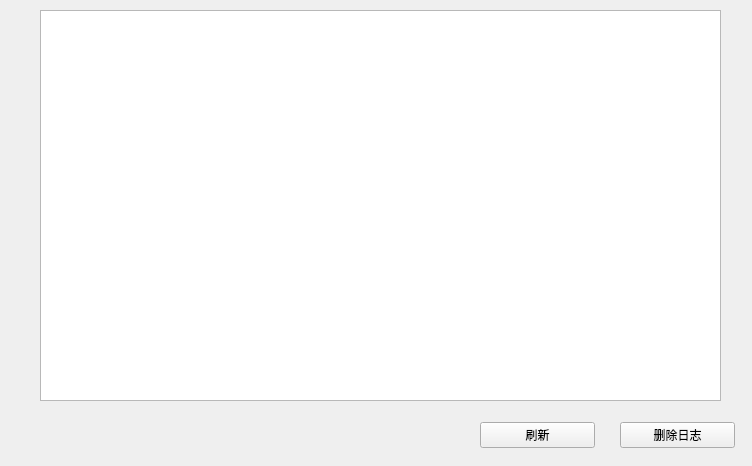
<?xml version="1.0" encoding="UTF-8"?>
<ui version="4.0">
 <class>RecordWidget</class>
 <widget class="QWidget" name="RecordWidget">
  <property name="geometry">
   <rect>
    <x>0</x>
    <y>0</y>
    <width>752</width>
    <height>466</height>
   </rect>
  </property>
  <property name="windowTitle">
   <string>Form</string>
  </property>
  <widget class="QWidget" name="widget_2" native="true">
   <property name="geometry">
    <rect>
     <x>620</x>
     <y>410</y>
     <width>115</width>
     <height>50</height>
    </rect>
   </property>
   <layout class="QHBoxLayout" name="horizontalLayout_2">
    <item>
     <widget class="QPushButton" name="pushButtonClean">
      <property name="text">
       <string>删除日志</string>
      </property>
     </widget>
    </item>
   </layout>
  </widget>
  <widget class="QWidget" name="widget" native="true">
   <property name="geometry">
    <rect>
     <x>480</x>
     <y>410</y>
     <width>115</width>
     <height>50</height>
    </rect>
   </property>
   <layout class="QHBoxLayout" name="horizontalLayout">
    <item>
     <widget class="QPushButton" name="pushButton">
      <property name="text">
       <string>刷新</string>
      </property>
     </widget>
    </item>
   </layout>
  </widget>
  <widget class="QTextEdit" name="textEdit">
   <property name="geometry">
    <rect>
     <x>40</x>
     <y>10</y>
     <width>681</width>
     <height>391</height>
    </rect>
   </property>
   <property name="readOnly">
    <bool>true</bool>
   </property>
  </widget>
 </widget>
 <resources/>
 <connections/>
</ui>
